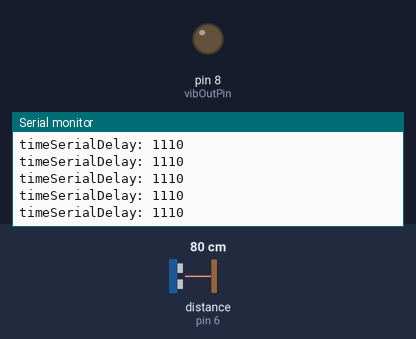
A sketch run on a simulated Arduino Uno, built with avr-gcc and run on an emulated ATmega328P. On the bench: output pins drawn as LEDs (lit = HIGH), the last lines printed to the serial monitor. Wiring (inferred from the names in the program): ultrasonic range finder: trigger pin 7; echo pin 6. The test bench sets the inputs (shaded band); at power-on: distance to the obstacle (sensor on pin 6) 80 cm. The echo pulse lasts 58.3 µs per cm; pins used as bus, display or sensor lines are not drawn.

Above: at 1.3 s.
1.4 s: distance to the obstacle (sensor on pin 6) set to 2 cm
At 2.4 s:
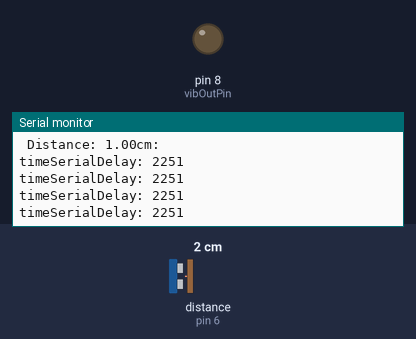
4.4 s: distance to the obstacle (sensor on pin 6) set to 18 cm
At 4.9 s:
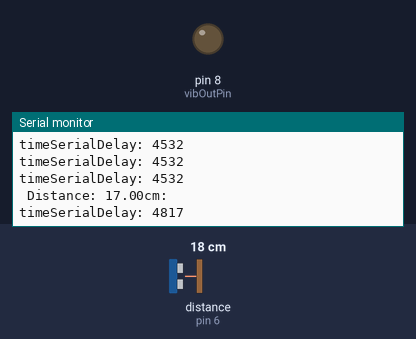
Timing chart, 0 to 7.4 s (numbered marks = the images above; inputs shaded):
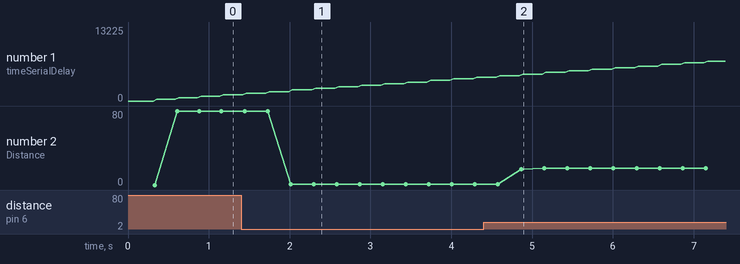

The sketch:

first-trial-motor.ino
```cpp
#include "NewPing.h"

#define ECHO_PIN 6
#define TRIGGER_PIN 7
#define MAX_DISTANCE 400
#define vibOutPin 8
const int serialPeriod = 250;       // only print to the serial console every 1/4 second
unsigned long timeSerialDelay = 0;

const int loopPeriod = 250;          // a period of 20ms = a frequency of 50Hz
unsigned long timeLoopDelay   = 0;


NewPing sonar( TRIGGER_PIN, ECHO_PIN,MAX_DISTANCE);
float distance;
long duration;

void setup(){
  Serial.begin(9600);
  pinMode(TRIGGER_PIN,OUTPUT);
  pinMode(ECHO_PIN,INPUT);
  pinMode(vibOutPin, OUTPUT);
}

void loop(){
  debugOutput();
  if(millis()-timeLoopDelay >= loopPeriod){
    readUltrasonicSensor();
    timeLoopDelay=millis();
  }
}
void readUltrasonicSensor()
{

    digitalWrite(TRIGGER_PIN, HIGH);
    delayMicroseconds(10);
    digitalWrite(TRIGGER_PIN, LOW);

    duration = pulseIn(ECHO_PIN, HIGH);
    distance = (duration/2)/29;
}


void debugOutput()
{
    Serial.print("timeSerialDelay: ");
    Serial.print(timeSerialDelay);
    Serial.println();

    if((millis() - timeSerialDelay) > serialPeriod)
    {
        Serial.print(" Distance: ");
        Serial.print(distance);
        Serial.print("cm: ");
        Serial.println();

        timeSerialDelay = millis();
    }
}

//const int iterations = 5;
//
//int readings[iterations];
//int latestReading = 0;
//int SensorClose = 10;
//int SensorFar = 140;
//
//void setup(){
//  Serial.begin(115200);
//  Serial.println("Begin");
//  pinMode(vibOutPin, OUTPUT);
//
//
//}
//
//void loop(){
//  latestReading++;
//  if( latestReading >= iterations){
//    latestReading = iterations -1;
//
// }
//
// int output = SensorFar;
// float weightingFactor = 0.5;
// float FlickerFactor =30;
// if ( latestReading >= iterations -1){
//  int total =0;
//  float currentWeight =1;
//  float percentagePossible =0;
//  boolean flickered = false;
//  for(int i = iterations-1; i>=0;i--){
//    flickered=false;
//    if( i == iterations -1){
//      if((abs(readings[i])-abs(readings[i-1])>FlickerFactor) &&(abs(readings[i-1])-abs(readings[i-2])>FlickerFactor)){
//            flickered = true;
//          }
//    }
//    if ( flickered == false){
//      total +=(readings[i]*currentWeight);
//      currentWeight*=weightingFactor;
//    }
//  }
//  output = total / percentagePossible;
// }
// return output;
// }
// int getDistance (){
//  long duration;
//  int out;
//  pinMode(vibOutPin,OUTPUT);
//  digitalWrite(vibOutPin,LOW);
//  delay(200);
//  digitalWrite(vibOutPin, HIGH);
//  delay(500);
//   digitalWrite(vibOutPin,LOW);
//
//   pinMode(vibOutPin, INPUT);
//   duration= pulseIn(vibOutPin, HIGH);
//
//   duration = constrain(duration, SensorClose, SensorFar);
//   out=map(duration, SensorClose, SensorFar,0,100);
//   return out;
// }


//void setup() {
//  pinMode(vibOutPin,OUTPUT);// define a pin as output
//
//}
//
//void loop() {
//
//    digitalWrite(vibOutPin,HIGH);
//    delay(2000);
//    digitalWrite(vibOutPin, LOW);
//    delay(600);
//    digitalWrite(vibOutPin,HIGH);
//    delay(2000);
//    digitalWrite(vibOutPin, LOW);
//    delay(600);
//    digitalWrite(vibOutPin,HIGH);
//    delay(2000);
//    digitalWrite(vibOutPin, LOW);
//    delay(600);
//
//
//    delay(5000);
//}// loop
//
```

Measured:
- after the input at 1.4 s, the serial monitor: prints a new line after 0.61 s (image 1)
- after the input at 4.4 s, the serial monitor: prints a new line after 0.46 s (image 2)
- plotted number 1: 1110 → 4246 after the input at 1.4 s, 4246 → 13225 after the input at 4.4 s
- plotted number 2: 80 → 1 after the input at 1.4 s, 1 → 17 after the input at 4.4 s
